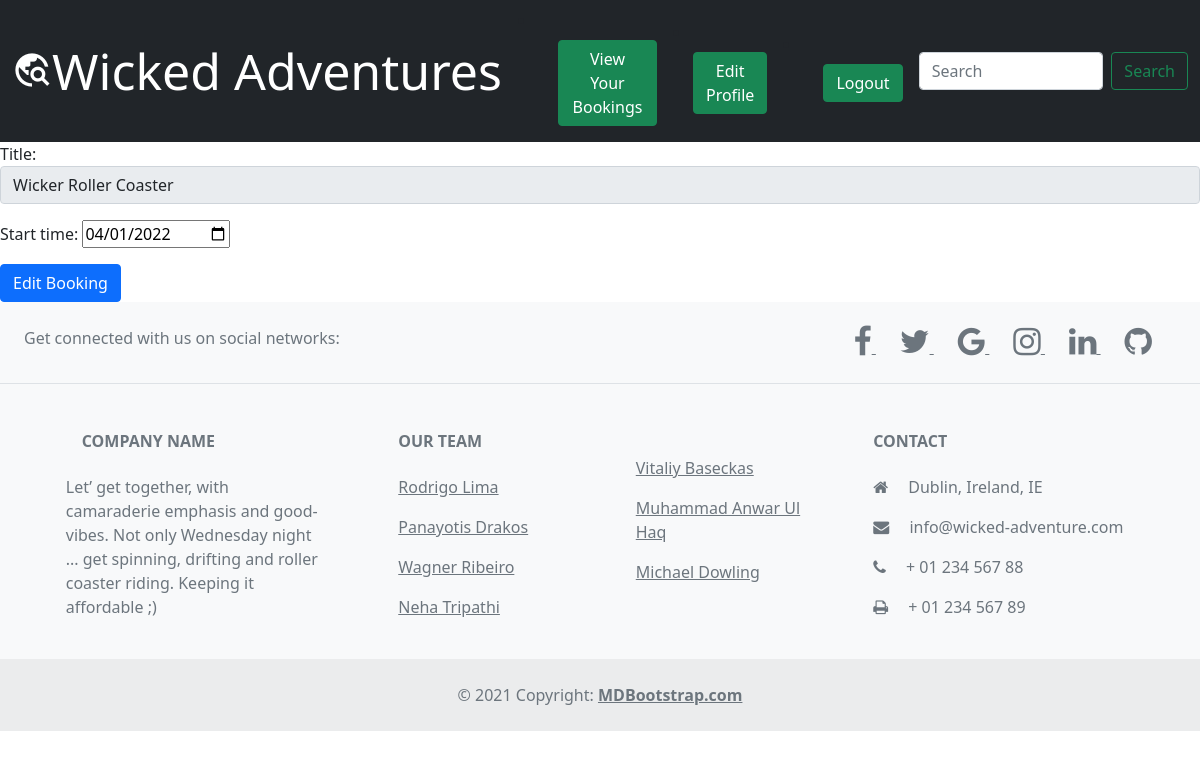
Before: /booking_edit/13/ (signed in) with the older database file.
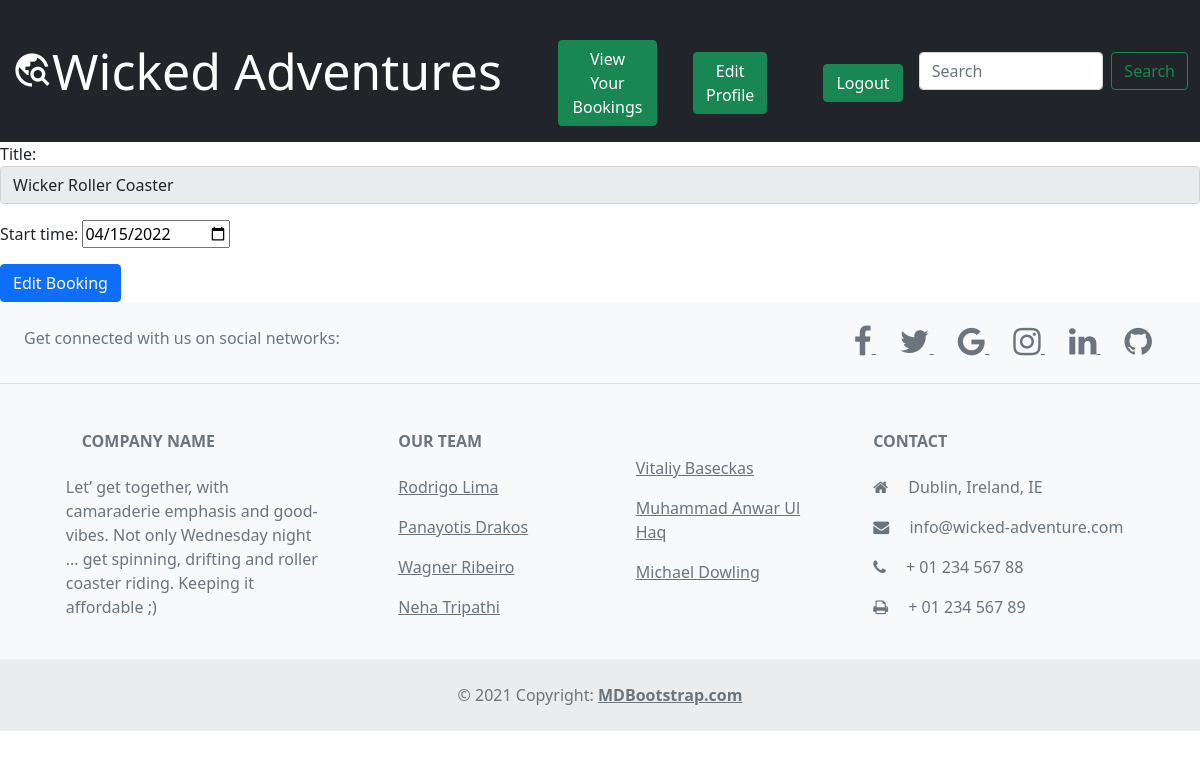
After: the same page with the newer database file.
### book/models.py (models this page shows, shortened)
class Booking(models.Model):
    user = models.ForeignKey(User, null=True, on_delete=models.CASCADE)
    title = models.CharField(max_length=200)
    start_time = models.DateTimeField()

### book/views.py (the view)
# urls.py: path('booking_edit/<int:pk>/', BookEdit.as_view(), name='booking_edit'),
class BookEdit(generic.UpdateView):
    model = Booking
    template_name = 'booking_edit.html'
    form_class = BookingForm
    success_url = reverse_lazy('home')

### book/forms.py
class BookingForm(forms.ModelForm):
    class Meta:
        model = Booking
        fields = ('user', 'title', 'start_time')
        input_formats = ['%d/%m/%Y']
        widgets = {
            'user': forms.TextInput(attrs={'id': 'id', 'type': 'hidden'}),
            'title': forms.TextInput(attrs={'class': 'form-control', 'readonly': 'readonly'}),
            'start_time': DateInput(attrs={'type': 'date'}),
        }

### book/templates/booking_edit.html (shortened to what this page needs)
{% extends 'base-extended.html' %}
{% block content %}
{% if user.is_authenticated %}
        <div class="form-group">
        <form method="POST" enctype="multipart/form-data">
            {{ form.as_p }}
            <button class="btn btn-primary" name = "booking_edit_button" >Edit Booking</button>
        </form>
        </div>
{% else %}
    You are not allowed...
{% endif %}
{% endblock %}

Changed rows visible on the page:
changed Booking "Wicker Roller Coaster": start_time "04/01/2022" → "04/15/2022"
